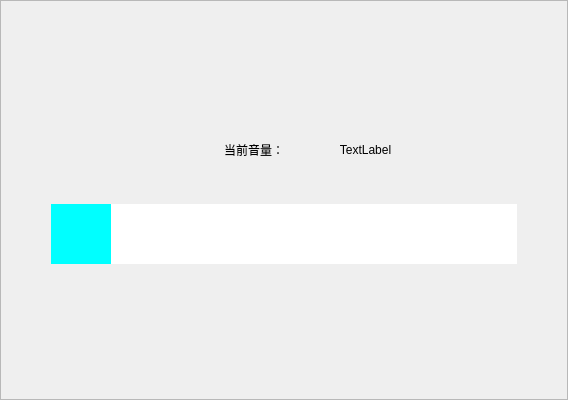
<?xml version="1.0" encoding="UTF-8"?>
<ui version="4.0">
 <class>Dialog_VolumeSetting</class>
 <widget class="QWidget" name="Dialog_VolumeSetting">
  <property name="geometry">
   <rect>
    <x>0</x>
    <y>0</y>
    <width>568</width>
    <height>400</height>
   </rect>
  </property>
  <property name="windowTitle">
   <string>Form</string>
  </property>
  <layout class="QVBoxLayout" name="verticalLayout">
   <property name="spacing">
    <number>0</number>
   </property>
   <property name="leftMargin">
    <number>0</number>
   </property>
   <property name="topMargin">
    <number>0</number>
   </property>
   <property name="rightMargin">
    <number>0</number>
   </property>
   <property name="bottomMargin">
    <number>0</number>
   </property>
   <item>
    <widget class="QFrame" name="frame">
     <property name="frameShape">
      <enum>QFrame::StyledPanel</enum>
     </property>
     <property name="frameShadow">
      <enum>QFrame::Raised</enum>
     </property>
     <layout class="QVBoxLayout" name="verticalLayout_2">
      <property name="spacing">
       <number>0</number>
      </property>
      <property name="leftMargin">
       <number>20</number>
      </property>
      <property name="topMargin">
       <number>20</number>
      </property>
      <property name="rightMargin">
       <number>20</number>
      </property>
      <property name="bottomMargin">
       <number>20</number>
      </property>
      <item>
       <spacer name="verticalSpacer">
        <property name="orientation">
         <enum>Qt::Vertical</enum>
        </property>
        <property name="sizeType">
         <enum>QSizePolicy::Minimum</enum>
        </property>
        <property name="sizeHint" stdset="0">
         <size>
          <width>20</width>
          <height>100</height>
         </size>
        </property>
       </spacer>
      </item>
      <item>
       <layout class="QHBoxLayout" name="horizontalLayout_2">
        <property name="spacing">
         <number>0</number>
        </property>
        <property name="leftMargin">
         <number>100</number>
        </property>
        <property name="topMargin">
         <number>20</number>
        </property>
        <property name="rightMargin">
         <number>100</number>
        </property>
        <property name="bottomMargin">
         <number>20</number>
        </property>
        <item>
         <widget class="QLabel" name="label_4">
          <property name="text">
           <string>当前音量：</string>
          </property>
          <property name="alignment">
           <set>Qt::AlignRight|Qt::AlignTrailing|Qt::AlignVCenter</set>
          </property>
         </widget>
        </item>
        <item>
         <widget class="QLabel" name="show_volume">
          <property name="text">
           <string>TextLabel</string>
          </property>
          <property name="alignment">
           <set>Qt::AlignCenter</set>
          </property>
         </widget>
        </item>
       </layout>
      </item>
      <item>
       <layout class="QHBoxLayout" name="horizontalLayout">
        <property name="spacing">
         <number>0</number>
        </property>
        <property name="leftMargin">
         <number>30</number>
        </property>
        <property name="topMargin">
         <number>10</number>
        </property>
        <property name="rightMargin">
         <number>30</number>
        </property>
        <property name="bottomMargin">
         <number>10</number>
        </property>
        <item>
         <widget class="QSlider" name="volume_slider">
          <property name="minimumSize">
           <size>
            <width>0</width>
            <height>90</height>
           </size>
          </property>
          <property name="styleSheet">
           <string notr="true">QSlider::handle:horizontal {width:60px;height:30px;background-color: rgb(0, 255, 255);}
QSlider::groove:horizontal {height:60px;background-color: rgb(255, 255, 255)}</string>
          </property>
          <property name="maximum">
           <number>100</number>
          </property>
          <property name="orientation">
           <enum>Qt::Horizontal</enum>
          </property>
         </widget>
        </item>
       </layout>
      </item>
      <item>
       <spacer name="verticalSpacer_2">
        <property name="orientation">
         <enum>Qt::Vertical</enum>
        </property>
        <property name="sizeHint" stdset="0">
         <size>
          <width>20</width>
          <height>40</height>
         </size>
        </property>
       </spacer>
      </item>
     </layout>
    </widget>
   </item>
  </layout>
 </widget>
 <resources/>
 <connections/>
</ui>
